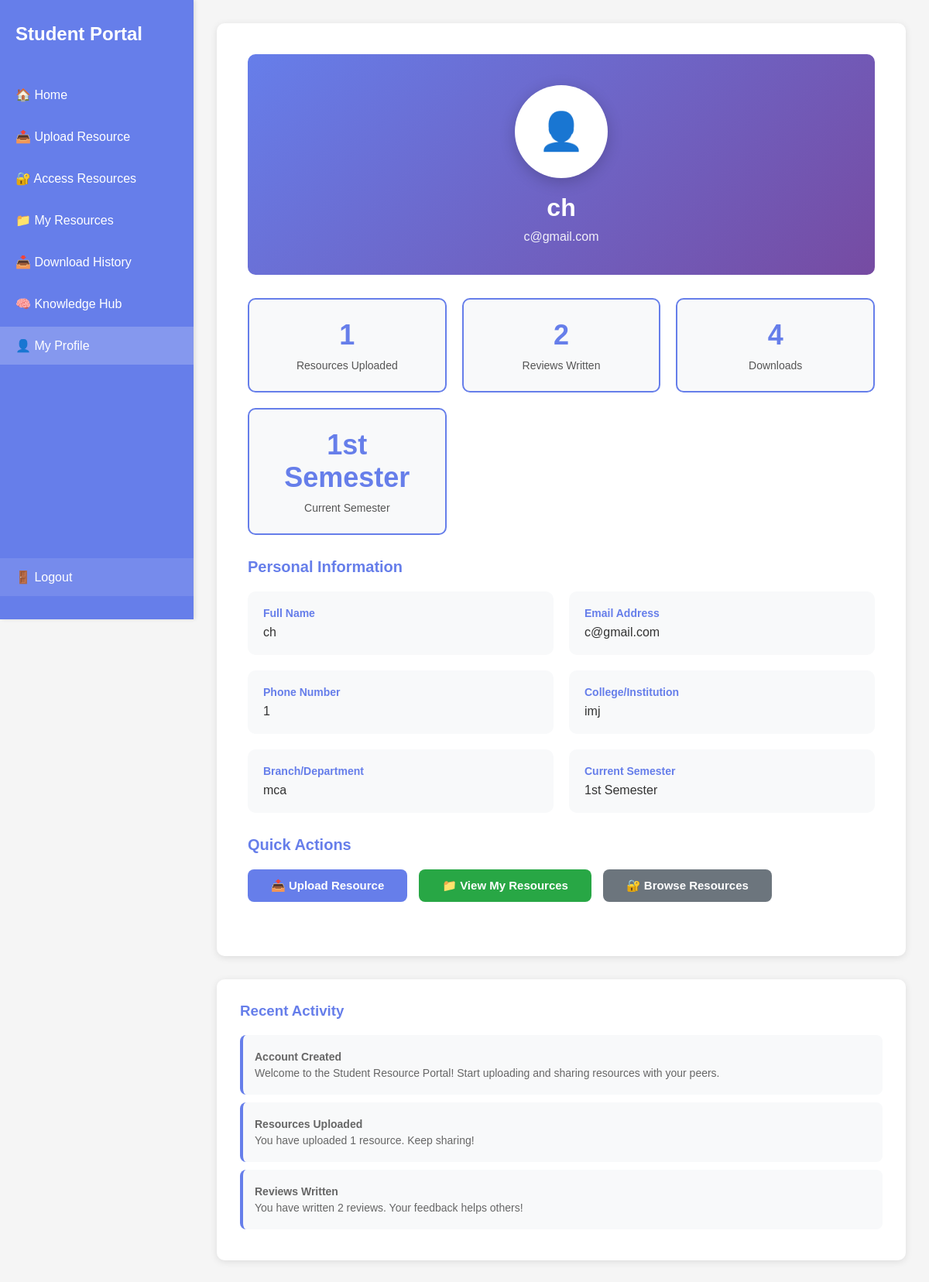
The page /my_profile (signed in) on the database its author committed.
### tables this page shows
CREATE TABLE users (
            id INTEGER PRIMARY KEY AUTOINCREMENT,
            name TEXT NOT NULL,
            email TEXT UNIQUE NOT NULL,
            password TEXT NOT NULL,
            phone TEXT NOT NULL,
            college TEXT NOT NULL,
            branch TEXT NOT NULL,
            semester TEXT NOT NULL
        , blocked INTEGER DEFAULT 0);

### app.py (the view)
@app.route('/my_profile')
def my_profile():
    if 'user' not in session:
        return redirect(url_for('login'))
    conn = get_db_connection()
    cursor = conn.cursor()
    cursor.execute('SELECT * FROM users WHERE email = ?', (session['user'],))
    user = cursor.fetchone()
    if not user:
        conn.close()
        return redirect(url_for('login'))
    cursor.execute('SELECT COUNT(*) as count FROM resources WHERE user_id = ?', (user['id'],))
    upload_count = cursor.fetchone()['count']
    cursor.execute('SELECT COUNT(*) as count FROM reviews WHERE user_id = ?', (user['id'],))
    review_count = cursor.fetchone()['count']
    cursor.execute('SELECT COUNT(*) as count FROM download_history WHERE user_id = ?', (user['id'],))
    download_count = cursor.fetchone()['count']
    conn.close()
    user_data = {
        'name': user['name'],
        'email': user['email'],
        'phone': user['phone'],
        'college': user['college'],
        'branch': user['branch'],
        'semester': user['semester'],
        'upload_count': upload_count,
        'review_count': review_count,
        'download_count': download_count
    }
    return render_template('my_profile.html', user=user_data)

### app.py (called while the page is built)
def get_db_connection():
    conn = sqlite3.connect('users.db')
    conn.row_factory = sqlite3.Row
    return conn

### templates/my_profile.html (shortened to what this page needs)
<!DOCTYPE html>
<html lang="en">
<head>
</head>
<body>
    <div class="sidebar">
        <div class="nav-brand">Student Portal</div>
        <ul class="nav-menu">
            <li><a href="/dashboard">🏠 Home</a></li>
            <li><a href="/upload_page">📤 Upload Resource</a></li>
            <li><a href="/access_resources">🔐 Access Resources</a></li>
            <li><a href="/my_resources">📁 My Resources</a></li>
            <li><a href="/download_history">📥 Download History</a></li>
            <li><a href="/knowledge_hub">🧠 Knowledge Hub</a></li>
            <li><a href="/my_profile" class="active">👤 My Profile</a></li>
            <li class="logout-item"><a href="/logout" class="logout-link">🚪 Logout</a></li>
        </ul>
    </div>
    <div class="main-content">
        <div class="content-box">
            <div class="profile-header">
                <div class="profile-avatar">👤</div>
                <div class="profile-name">{{ user.name }}</div>
                <div class="profile-email">{{ user.email }}</div>
            </div>
            <div class="stats-grid">
                <div class="stat-card">
                    <div class="stat-number">{{ user.upload_count }}</div>
                    <div class="stat-label">Resources Uploaded</div>
                </div>
                <div class="stat-card">
                    <div class="stat-number">{{ user.review_count }}</div>
                    <div class="stat-label">Reviews Written</div>
                </div>
                <div class="stat-card">
                    <div class="stat-number">{{ user.download_count }}</div>
                    <div class="stat-label">Downloads</div>
                </div>
                <div class="stat-card">
                    <div class="stat-number">{{ user.semester }}</div>
                    <div class="stat-label">Current Semester</div>
                </div>
            </div>
            <div class="info-section">
                <h3>Personal Information</h3>
                <div class="info-grid">
                    <div class="info-item">
                        <strong>Full Name</strong>
                        <span>{{ user.name }}</span>
                    </div>
                    <div class="info-item">
                        <strong>Email Address</strong>
                        <span>{{ user.email }}</span>
                    </div>
                    <div class="info-item">
                        <strong>Phone Number</strong>
                        <span>{{ user.phone }}</span>
                    </div>
                    <div class="info-item">
                        <strong>College/Institution</strong>
                        <span>{{ user.college }}</span>
                    </div>
                    <div class="info-item">
                        <strong>Branch/Department</strong>
                        <span>{{ user.branch }}</span>
                    </div>
                    <div class="info-item">
                        <strong>Current Semester</strong>
                        <span>{{ user.semester }}</span>
                    </div>
                </div>
            </div>
            <div class="info-section">
                <h3>Quick Actions</h3>
                <div class="action-buttons">
                    <a href="/upload_page" class="btn btn-primary">📤 Upload Resource</a>
                    <a href="/my_resources" class="btn btn-success">📁 View My Resources</a>
                    <a href="/access_resources" class="btn btn-secondary">🔐 Browse Resources</a>
                </div>
            </div>
        </div>
        <div class="activity-section">
            <h3>Recent Activity</h3>
            <div class="activity-item">
                <p><strong>Account Created</strong></p>
                <p>Welcome to the Student Resource Portal! Start uploading and sharing resources with your peers.</p>
            </div>
            {% if user.upload_count > 0 %}
            <div class="activity-item">
                <p><strong>Resources Uploaded</strong></p>
                <p>You have uploaded {{ user.upload_count }} resource{{ 's' if user.upload_count != 1 else '' }}. Keep
                    sharing!</p>
            </div>
            {% endif %}
            {% if user.review_count > 0 %}
            <div class="activity-item">
                <p><strong>Reviews Written</strong></p>
                <p>You have written {{ user.review_count }} review{{ 's' if user.review_count != 1 else '' }}. Your
                    feedback helps others!</p>
            </div>
            {% endif %}
        </div>
    </div>
</body>
</html>

### templates/my_profile.html (style rules this page uses)
* { margin: 0; padding: 0; box-sizing: border-box; }
body { font-family: Arial, sans-serif; background: #f5f5f5; min-height: 100vh; }
.sidebar { position: fixed; left: 0; top: 0; width: 250px; height: 100vh; background: #667eea; padding: 30px 0; box-shadow: 2px 0 5px rgba(0, 0, 0, 0.1); display: flex; flex-direction: column; z-index: 100; }
.nav-brand { color: white; font-size: 24px; font-weight: bold; padding: 0 20px; margin-bottom: 40px; }
.nav-menu { list-style: none; display: flex; flex-direction: column; gap: 5px; flex: 1; }
.nav-menu li a { color: white; text-decoration: none; padding: 15px 20px; display: block; transition: background 0.3s; }
.nav-menu li a:hover, .nav-menu li a.active { background: rgba(255, 255, 255, 0.2); }
.logout-item { margin-top: auto; }
.logout-link { background: rgba(255, 255, 255, 0.1); }
.main-content { margin-left: 250px; padding: 30px; }
.content-box { background: white; padding: 40px; border-radius: 10px; box-shadow: 0 2px 10px rgba(0, 0, 0, 0.1); margin-bottom: 30px; }
.profile-header { background: linear-gradient(135deg, #667eea 0%, #764ba2 100%); color: white; padding: 40px; border-radius: 10px; margin-bottom: 30px; text-align: center; }
.profile-avatar { width: 120px; height: 120px; background: white; border-radius: 50%; display: flex; align-items: center; justify-content: center; font-size: 48px; margin: 0 auto 20px; box-shadow: 0 5px 20px rgba(0, 0, 0, 0.2); }
.profile-name { font-size: 32px; font-weight: bold; margin-bottom: 10px; }
.profile-email { opacity: 0.9; font-size: 16px; }
.stats-grid { display: grid; grid-template-columns: repeat(auto-fit, minmax(200px, 1fr)); gap: 20px; margin-bottom: 30px; }
.stat-card { background: #f8f9fa; padding: 25px; border-radius: 10px; text-align: center; border: 2px solid #667eea; transition: all 0.3s; }
.stat-number { font-size: 36px; font-weight: bold; color: #667eea; margin-bottom: 10px; }
.stat-label { color: #555; font-size: 14px; }
.info-section { margin-bottom: 30px; }
.info-section h3 { color: #667eea; margin-bottom: 20px; font-size: 20px; }
.info-grid { display: grid; grid-template-columns: 1fr 1fr; gap: 20px; }
.info-item { background: #f8f9fa; padding: 20px; border-radius: 10px; }
.info-item strong { display: block; color: #667eea; margin-bottom: 8px; font-size: 14px; }
.info-item span { color: #333; font-size: 16px; }
.action-buttons { display: flex; gap: 15px; flex-wrap: wrap; }
.btn { padding: 12px 30px; border: none; border-radius: 8px; font-size: 15px; font-weight: 600; cursor: pointer; text-decoration: none; display: inline-block; transition: all 0.3s; }
.btn-primary { background: #667eea; color: white; }
.btn-secondary { background: #6c757d; color: white; }
.btn-success { background: #28a745; color: white; }
.activity-section { background: white; padding: 30px; border-radius: 10px; box-shadow: 0 2px 10px rgba(0, 0, 0, 0.1); }
.activity-section h3 { color: #667eea; margin-bottom: 20px; }
.activity-item { background: #f8f9fa; padding: 15px; border-radius: 8px; margin-bottom: 10px; border-left: 4px solid #667eea; }
.activity-item p { color: #666; font-size: 14px; margin: 5px 0; }

### rows shown on the page
users: name "ch", email "c@gmail.com", semester "1st Semester", phone "1", college "imj", branch "mca"

### other values the page prints
{{ user.upload_count }} "1"
{{ user.review_count }} "2"
{{ user.download_count }} "4"
{{ 's' if user.review_count != 1 else '' }} "s"
